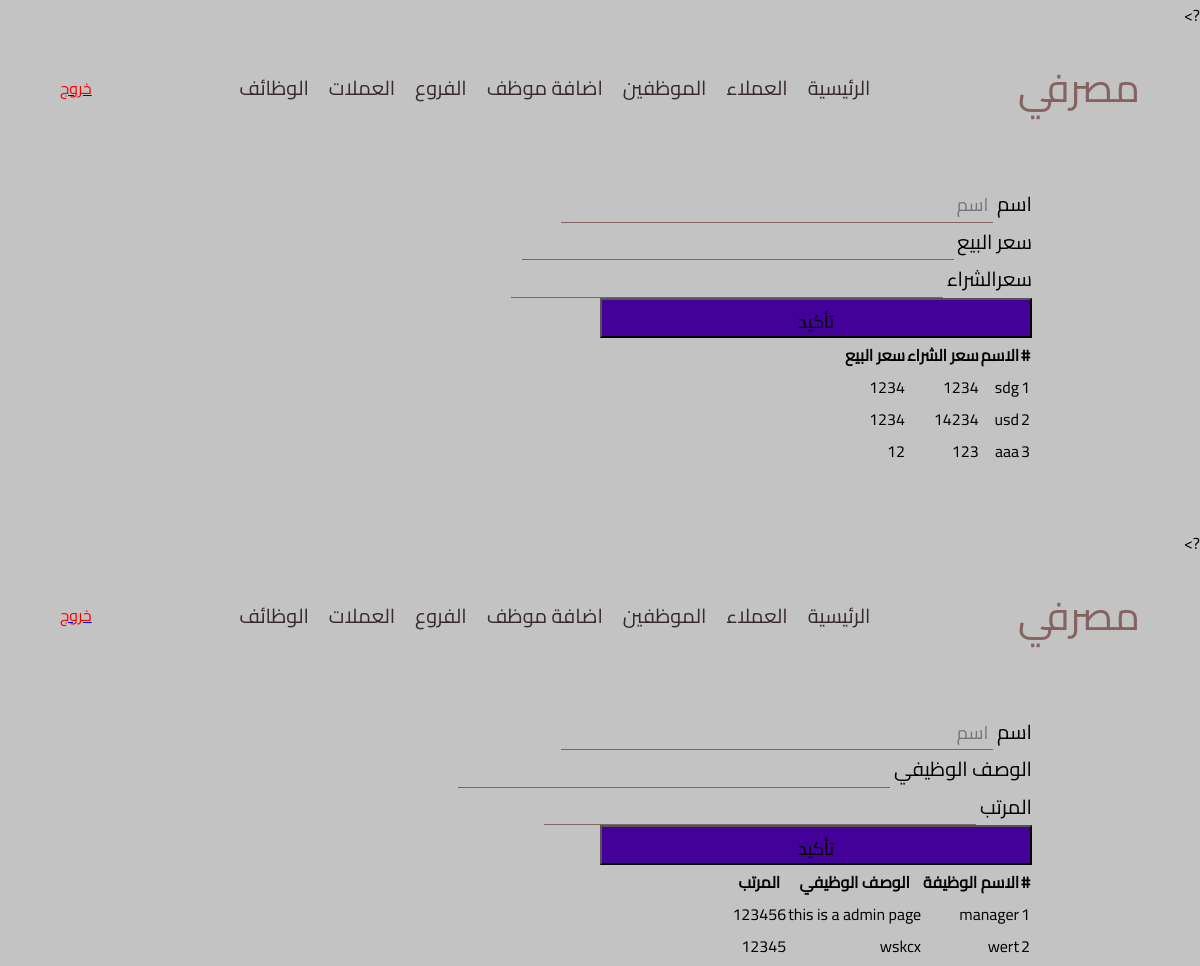
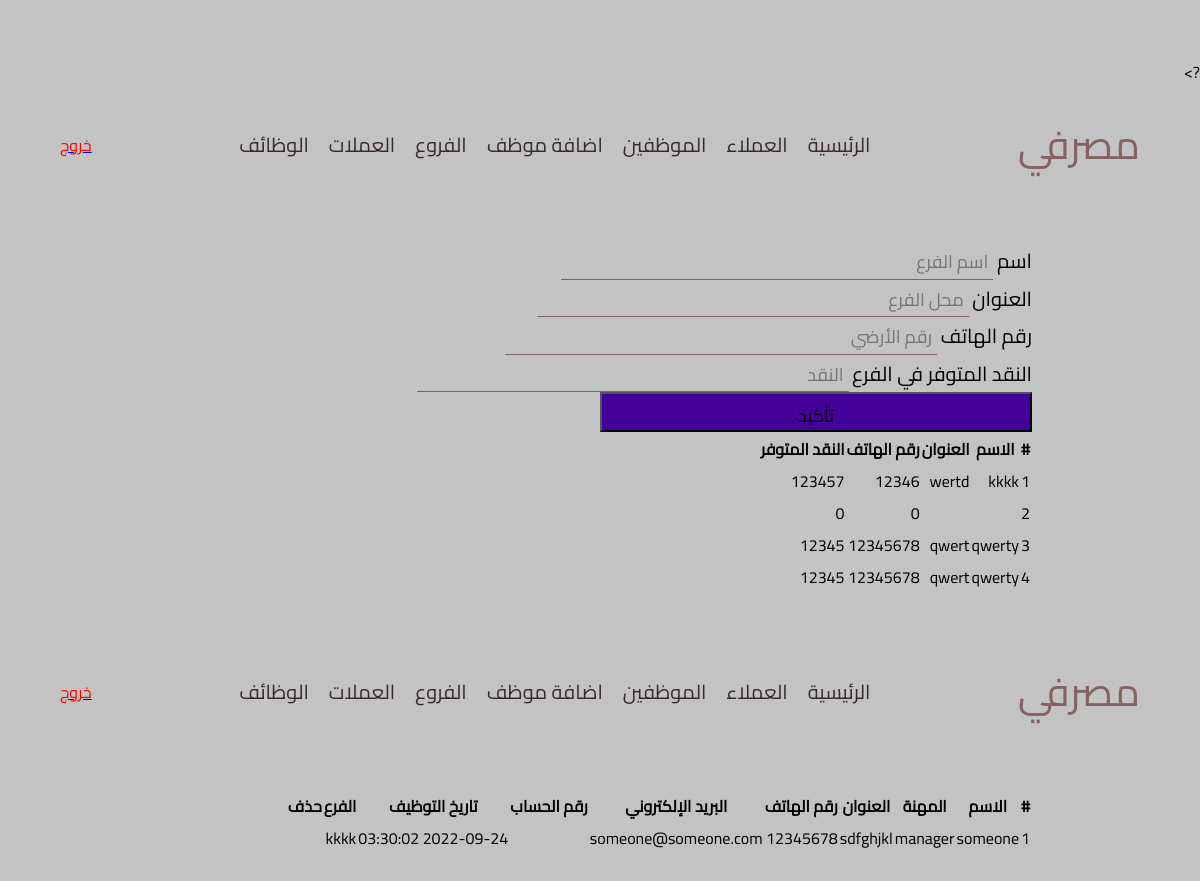
Screenshot of /admin/employee.php (signed in) with the database file from the repository (2 pictures, top to bottom).
### tables this page shows
CREATE TABLE `currency` (
  `id` int(3) NOT NULL,
  `sell` double NOT NULL,
  `preacher` double NOT NULL,
  `name` varchar(20) NOT NULL
);

CREATE TABLE `jobs` (
  `id` int(5) NOT NULL,
  `jobTitle` varchar(20) NOT NULL,
  `jobDescription` varchar(100) NOT NULL,
  `salary` int(11) NOT NULL
);

CREATE TABLE `branches` (
  `id` int(5) NOT NULL,
  `name` varchar(50) NOT NULL,
  `address` varchar(100) NOT NULL,
  `phone` int(10) NOT NULL,
  `cash` int(11) NOT NULL
);

CREATE TABLE `employee` (
  `id` int(5) NOT NULL,
  `jopId` int(5) NOT NULL,
  `name` varchar(100) NOT NULL,
  `password` varchar(100) NOT NULL,
  `address` varchar(100) NOT NULL,
  `phone` varchar(100) NOT NULL,
  `email` varchar(100) NOT NULL,
  `barachId` int(5) NOT NULL,
  `date` timestamp NOT NULL DEFAULT current_timestamp()
);

### includes/init.php (called while the page is built, shortened)
<?php
require_once "database.php";
require_once "db_object.php";
require_once "branches.php";
require_once "employee.php";
require_once "jobs.php";
require_once "currency.php";
require_once "session.php";

### includes/session.php (called while the page is built, shortened)
<?php
class Session
{
    private $signed_in = false;
    private function check_login()
    {
        if (isset($_SESSION['user_id'])) {
            $this->signed_in = true;
        } else {
            unset($this->user_id);
            $this->signed_in = false;
        }
    }
    public function vistor_count()
    {
        if (isset($_SESSION['count'])) {
            return $this->count = $_SESSION['count']++;
        } else {
            return $_SESSION['count'] = 1;
        }
    }
    public function is_signed()
    {
        return $this->signed_in;
    }
}
$session = new Session();

### includes/database.php (called while the page is built, shortened)
<?php
class Database
{
    var $conn;
    public function open_db_connection()
    {
        $this->conn = new mysqli(DB_HOST, DB_USER, DB_PASS, DB_NAME);
    }
    public function query($sql)
    {
        $result = $this->conn->query($sql);
        return $result;
    }
}
$db = new Database();

### includes/db_object.php (called while the page is built, shortened)
<?php
class Db_object
{
    protected static $table;
    public static function find_all()
    {
        return static::find_by_query("SELECT * FROM " . static::$table);
    }
    public static function find_by_id($id)
    {
        $result_array = static::find_by_query("SELECT * FROM " . static::$table . " WHERE id = {$id}");
        return !empty($result_array) ? array_shift($result_array) : false;
    }
    public static function find_by_query($sql)
    {
        global $db;
        $result_set = $db->query($sql);
        $object_array = array();
        while ($row = mysqli_fetch_array($result_set)) {
            $object_array[] = static::instanction($row);
        }
        return $object_array;
    }
    private static function instanction($found)
    {
        $object = new $calling_class;
        foreach ($found as $attribute => $value) {
            if ($object->has_attribute($attribute)) {
                $object->$attribute = $value;
            }
        }
        return $object;
    }
    private function has_attribute($attribute)
    {
        $object_proprties = get_object_vars($this);
        return array_key_exists($attribute, $object_proprties);
    }
}

### admin/employee.php (the view, shortened to what this page needs)
<!DOCTYPE html>
<?php include "../includes/init.php"; ?>
<?php
    $employees = Employee::find_all();
?>
<html lang="en">
<head>
    <link rel="stylesheet" href="../style/css/style.css">
</head>
<body>
    <header>
        <div class="logo">
            <span>مصرفي</span>
        </div>
        <div class="navbar">
            <ul>
            <li><a href="../index.php">الرئيسية</a></li>
                <li><a href="customer.php">العملاء</a>
                <li><a href="employee.php">الموظفين</a></li>
                <li><a href="addemployee.php">اضافة موظف</a></li>
                <li><a href="branches.php">الفروع</a></li>
                <li><a href="currency.php">العملات</a></li>
                <li><a href="jobs.php">الوظائف</a></li>
            </ul>
    </div>
    <div class="auth">
      <?php
      if($session->is_signed()){?>
        <div >
        <a href="includes/logout.php"><span id='signOut' href="">خروج</span></a>
       </div>
     <?php }else{redirect('../mybank/login.php');}?>
    </div>
    </header>
    <section >
            <div class="container">
                <div class="customerPage">
                        <table class="table">
                        <thead>
                            <th>#</th>
                            <th>الاسم</th>
                            <th>المهنة</th>
                            <th>العنوان</th>
                            <th>رقم الهاتف</th>
                            <th>البريد الإلكتروني</th>
                            <th>رقم الحساب</th>
                            <th>تاريخ التوظيف</th>
                            <th>الفرع</th>
                            <th>حذف</th>
                        </thead>
                        <tbody>
                            <?php foreach ($employees as $employee):?>
                                <tr>
                            <td><?php echo $employee->id?></td>
                            <td><?php echo $employee->name?></td>
                            <td><?php $job = Jobs::find_by_id($employee->jopId);
                            echo $job->jobTitle ?></td>
                            <td><?php echo $employee->address?></td>
                            <td><?php echo $employee->phone?></td>
                            <td><?php echo $employee->email?></td>
                            <td><?php echo $employee->accountId?></td>
                            <td><?php echo $employee->date?></td>
                            <td><?php $branch = Branches::find_by_id($employee->barachId);
                             echo $branch->name?></td>
                            </tr>
                            <?php endforeach; ?>
                        </tbody>
                        </table>
                </div>
            </div>
    </section>
</body>
</html>

### admin/branches.php (shortened to what this page needs)
<!DOCTYPE html>
<?php include "../includes/init.php"; ?>
<?php
    $Branches = Branches::find_all();
    ?>
<html lang="en">
<head>
    <link rel="stylesheet" href="../style/css/style.css">
</head>
<body>
    <header>
        <div class="logo">
            <span>مصرفي</span>
        </div>
        <div class="navbar">
            <ul>
            <li><a href="../index.php">الرئيسية</a></li>
                <li><a href="customer.php">العملاء</a>
                <li><a href="employee.php">الموظفين</a></li>
                <li><a href="addemployee.php">اضافة موظف</a></li>
                <li><a href="branches.php">الفروع</a></li>
                <li><a href="currency.php">العملات</a></li>
                <li><a href="jobs.php">الوظائف</a></li>
            </ul>
    </div>
    <div class="auth">
      <?php
      if($session->is_signed()){?>
        <div >
        <a href="includes/logout.php"><span id='signOut' href="">خروج</span></a>
       </div>
     <?php }else{redirect('../mybank/login.php');}?>
    </div>
    </header>
    <section >
            <div class="container">
                <div class="customerPage">
                    <form action="" method="post">
                    <div class="form-control">
                   <label for="uname">اسم</label>
                   <input placeholder="اسم الفرع"  type="text" name="name" class="uname">
               </div>
               <div class="form-control">
                   <label for="address"> العنوان</label>
                   <input placeholder="محل الفرع"  type="text" name="address" class="address">
                </div>
               <div class="form-control">
                   <label for="telephone">  رقم الهاتف</label>
                   <input placeholder="رقم الأرضي" type="number" name="phone" class="telephone">
                </div>
                <div class="form-control">
                   <label for="telephone"> النقد المتوفر في الفرع</label>
                   <input placeholder="النقد" type="number" name="cash" class="telephone">
                </div>
           <input style="background-color: #430199; font-family: cairo; height: 40px;" type="submit" value="تأكيد" name="submit">
                    </form>
                        <table class="table">
                        <thead>
                            <th>#</th>
                            <th>الاسم</th>
                            <th>العنوان</th>
                            <th>رقم الهاتف</th>
                            <th>النقد المتوفر</th>
                        </thead>
                        <tbody>
                            <?php foreach ($Branches as $Branche):?>
                                <tr>
                            <td><?php echo $Branche->id?></td>
                            <td><?php echo $Branche->name?></td>
                            <td><?php echo $Branche->address?></td>
                            <td><?php echo $Branche->phone?></td>
                            <td><?php echo $Branche->cash?></td>
                            </tr>
                            <?php endforeach; ?>
                        </tbody>
                        </table>
                </div>
            </div>
    </section>
</body>
</html>

### admin/jobs.php (shortened to what this page needs)
<!DOCTYPE html>
<?php include "../includes/init.php"; ?>
<?php
    $Jobs = Jobs::find_all();
    ?>
<html lang="en">
<head>
    <link rel="stylesheet" href="../style/css/style.css">
</head>
<body>
    <header>
        <div class="logo">
            <span>مصرفي</span>
        </div>
        <div class="navbar">
            <ul>
            <li><a href="../index.php">الرئيسية</a></li>
                <li><a href="customer.php">العملاء</a>
                <li><a href="employee.php">الموظفين</a></li>
                <li><a href="addemployee.php">اضافة موظف</a></li>
                <li><a href="branches.php">الفروع</a></li>
                <li><a href="currency.php">العملات</a></li>
                <li><a href="jobs.php">الوظائف</a></li>
            </ul>
    </div>
    <div class="auth">
      <?php
      if($session->is_signed()){?>
        <div >
        <a href="includes/logout.php"><span id='signOut' href="">خروج</span></a>
       </div>
     <?php }else{redirect('../mybank/login.php');}?>
    </div>
    </header>
    <section >
            <div class="container">
                <div class="customerPage">
                    <form action="" method="post">
                    <div class="form-control">
                   <label for="uname">اسم</label>
                   <input placeholder="اسم "  type="text" name="jobTitle" class="uname">
               </div>
               <div class="form-control">
                   <label for="telephone">  الوصف الوظيفي</label>
                   <input  type="text" name="jobDescription" class="telephone">
                </div>
                <div class="form-control">
                   <label for="telephone"> المرتب</label>
                   <input  type="number" name="salary" class="telephone">
                </div>
           <input style="background-color: #430199; font-family: cairo; height: 40px;" type="submit" value="تأكيد" name="submit">
                    </form>
                        <table class="table">
                        <thead>
                            <th>#</th>
                            <th>الاسم الوظيفة</th>
                            <th>الوصف الوظيفي</th>
                            <th>المرتب</th>
                        </thead>
                        <tbody>
                            <?php foreach ($Jobs as $Job):?>
                                <tr>
                            <td><?php echo $Job->id?></td>
                            <td><?php echo $Job->jobTitle?></td>
                            <td><?php echo $Job->jobDescription?></td>
                            <td><?php echo $Job->salary?></td>
                            </tr>
                            <?php endforeach; ?>
                        </tbody>
                        </table>
                </div>
            </div>
    </section>
</body>
</html>

### admin/currency.php (shortened to what this page needs)
<!DOCTYPE html>
<?php include "../includes/init.php"; ?>
<?php
    $Currency = Currency::find_all();
    ?>
<html lang="en">
<head>
    <link rel="stylesheet" href="../style/css/style.css">
</head>
<body>
    <header>
        <div class="logo">
            <span>مصرفي</span>
        </div>
        <div class="navbar">
            <ul>
            <li><a href="../index.php">الرئيسية</a></li>
                <li><a href="customer.php">العملاء</a>
                <li><a href="employee.php">الموظفين</a></li>
                <li><a href="addemployee.php">اضافة موظف</a></li>
                <li><a href="branches.php">الفروع</a></li>
                <li><a href="currency.php">العملات</a></li>
                <li><a href="jobs.php">الوظائف</a></li>
                <?php if($session->is_signed()){
        $employee = Employee::find_by_id($session->user_id);
        if($employee->jopId != MANAGER){redirect('mybank/login.php');}}?>
            </ul>
    </div>
    <div class="auth">
      <?php
      if($session->is_signed()){?>
        <div >
        <a href="includes/logout.php"><span id='signOut' href="">خروج</span></a>
       </div>
     <?php }else{redirect('../mybank/login.php');}?>
    </div>
    </header>
    <section >
            <div class="container">
                <div class="customerPage">
                    <form action="" method="post">
                    <div class="form-control">
                   <label for="uname">اسم</label>
                   <input placeholder="اسم "  type="text" name="name" class="uname">
               </div>
               <div class="form-control">
                   <label for="telephone">  سعر البيع</label>
                   <input  type="number" name="sell" class="telephone">
                </div>
                <div class="form-control">
                   <label for="telephone"> سعرالشراء</label>
                   <input  type="number" name="preacher" class="telephone">
                </div>
           <input style="background-color: #430199; font-family: cairo; height: 40px;" type="submit" value="تأكيد" name="submit">
                    </form>
                        <table class="table">
                        <thead>
                            <th>#</th>
                            <th>الاسم</th>
                            <th>سعر الشراء</th>
                            <th>سعر البيع</th>
                        </thead>
                        <tbody>
                            <?php foreach ($Currency as $Currenc):?>
                                <tr>
                            <td><?php echo $Currenc->id?></td>
                            <td><?php echo $Currenc->name?></td>
                            <td><?php echo $Currenc->preacher?></td>
                            <td><?php echo $Currenc->sell?></td>
                            </tr>
                            <?php endforeach; ?>
                        </tbody>
                        </table>
                </div>
            </div>
    </section>
</body>
</html>

### style/css/style.css (style rules this page uses)
* { margin: 0; padding: 0; box-sizing: border-box; scroll-behavior: smooth; }
body { direction: rtl; background-color: #c3c3c3; font-family: 'Cairo' , sans-serif; }
.container { width: 80%; margin:20px 10%; }
section { margin: 5%; }
.logo { text-align: center; font-size: 40px; color: #856262; }
header { display: flex; justify-content: space-between; align-items: center; width: 90%; margin: 20px 5% ; }
ul { display: flex; justify-content: center; align-items: center; }
.navbar ul li { text-align: center; list-style: none; position: relative; }
.navbar ul li a , .navbar ul li p { text-decoration: none; color: #382a2a; font-size: 20px; margin: 0 10px; }
.customerPage { position: relative; margin-top: 50px; }
form label { width: 20%; height: 30px; font-size: 20px; }
form input , form select { width: 50%; height: 35px; font-size: 18px; padding: 5px; font-family: "Cairo"; }
.uname ,.balance ,.nowBalance , .idNumber , .identity , .address , .telephone { outline: none; border: 0; background:none; border-bottom: 1px solid #856262 ; }
#signOut { cursor: pointer; color: red; }

### rows the page displays
currency: id "1", name "sdg", preacher "1234", sell "1234"
currency: id "2", name "usd", preacher "14234", sell "1234"
currency: id "3", name "aaa", preacher "123", sell "12"
jobs: id "1", jobTitle "manager", jobDescription "this is a admin page", salary "123456"
jobs: id "2", jobTitle "wert", jobDescription "wskcx", salary "12345"
branches: id "1", name "kkkk", address "wertd", phone "12346", cash "123457"
branches: id "2", phone "0", cash "0"
branches: id "3", name "qwerty", address "qwert", phone "12345678", cash "12345"
branches: id "4", name "qwerty", address "qwert", phone "12345678", cash "12345"
employee: id "1", name "someone", address "sdfghjkl", phone "12345678", email "someone@someone.com", date "2022-09-24 03:30:02"
